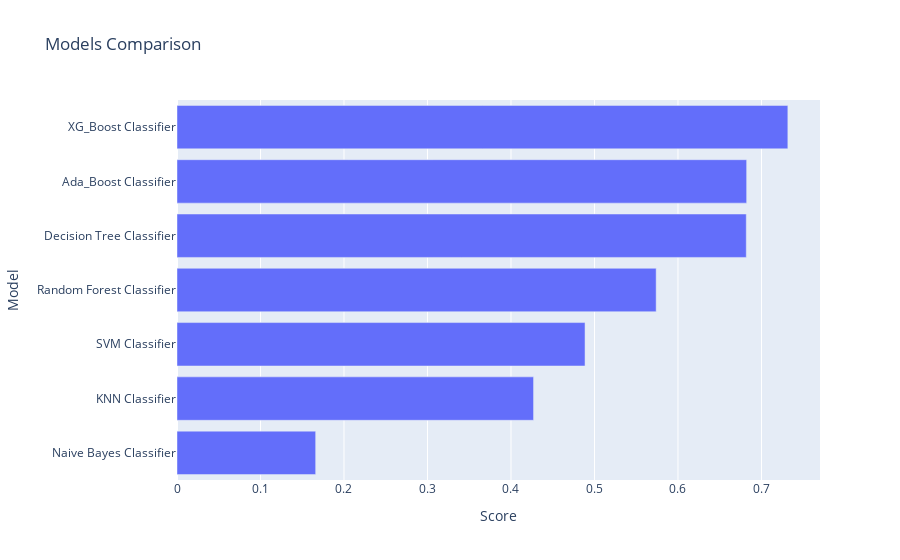

Write notebook code for a chart like this one.
### Code cell
models = pd.DataFrame({
    'Model' : [ 'Random Forest Classifier', 'SVM Classifier', 'Naive Bayes Classifier','KNN Classifier', 'XG_Boost Classifier', 'Decision Tree Classifier', 'Ada_Boost Classifier'],
    'Score' : [rand_forest_acc_OOD, svm_acc_OOD, gnb_acc_OOD, knn_acc_OOD, xgb_acc_OOD, dtc_acc_OOD, ada_acc_OOD]
})

sorted_models = models.sort_values(by = 'Score', ascending = True)

fig = px.bar(data_frame = sorted_models, x = 'Score', y = 'Model', title=  'Models Comparison')

fig.show()

### Figure 1 — Plotly figure (JSON) as saved in the notebook; plotly's stock layout.template omitted (floating-point values rounded to 4 significant figures)
{"data": [{"alignmentgroup": "True", "hovertemplate": "Score=%{x}<br>Model=%{y}<extra></extra>", "legendgroup": "", "marker": {"color": "#636efa", "pattern": {"shape": ""}}, "name": "", "offsetgroup": "", "orientation": "h", "showlegend": false, "textposition": "auto", "type": "bar", "x": [0.1661, 0.427, 0.4887, 0.5739, 0.6818, 0.6822, 0.7316], "xaxis": "x", "y": ["Naive Bayes Classifier", "KNN Classifier", "SVM Classifier", "Random Forest Classifier", "Decision Tree Classifier", "Ada_Boost Classifier", "XG_Boost Classifier"], "yaxis": "y"}], "layout": {"barmode": "relative", "legend": {"tracegroupgap": 0}, "title": {"text": "Models Comparison"}, "xaxis": {"anchor": "y", "domain": [0, 1], "title": {"text": "Score"}}, "yaxis": {"anchor": "x", "domain": [0, 1], "title": {"text": "Model"}}}}
